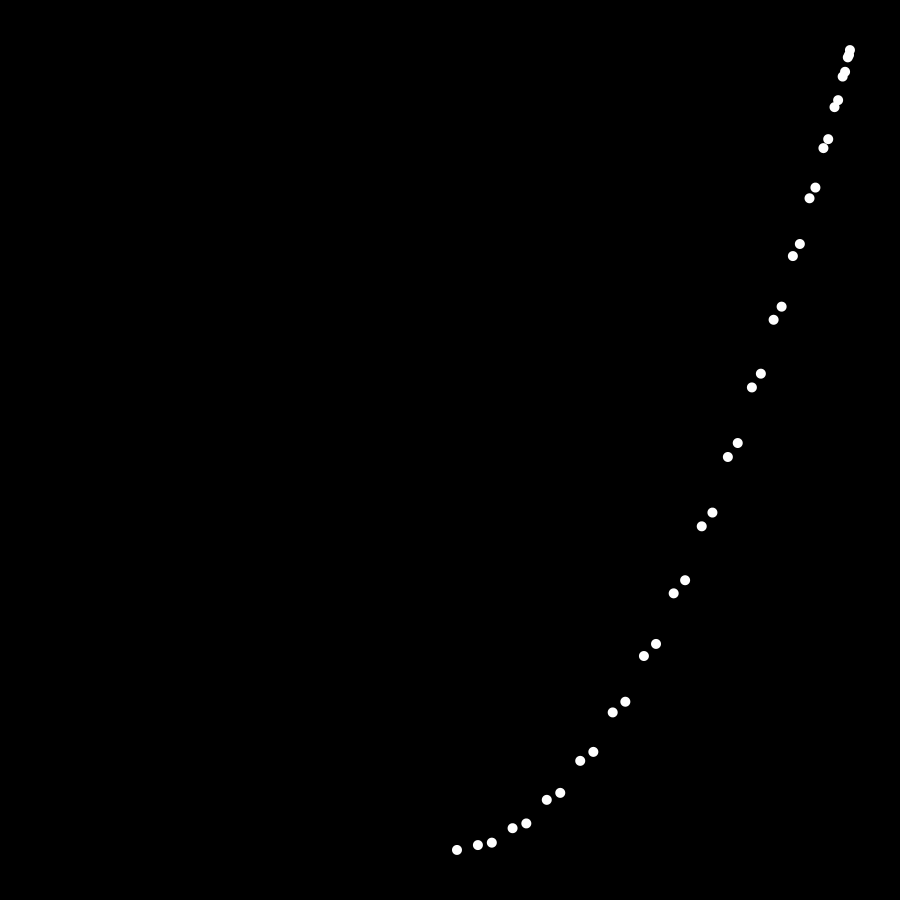
Frame 1 (no input)
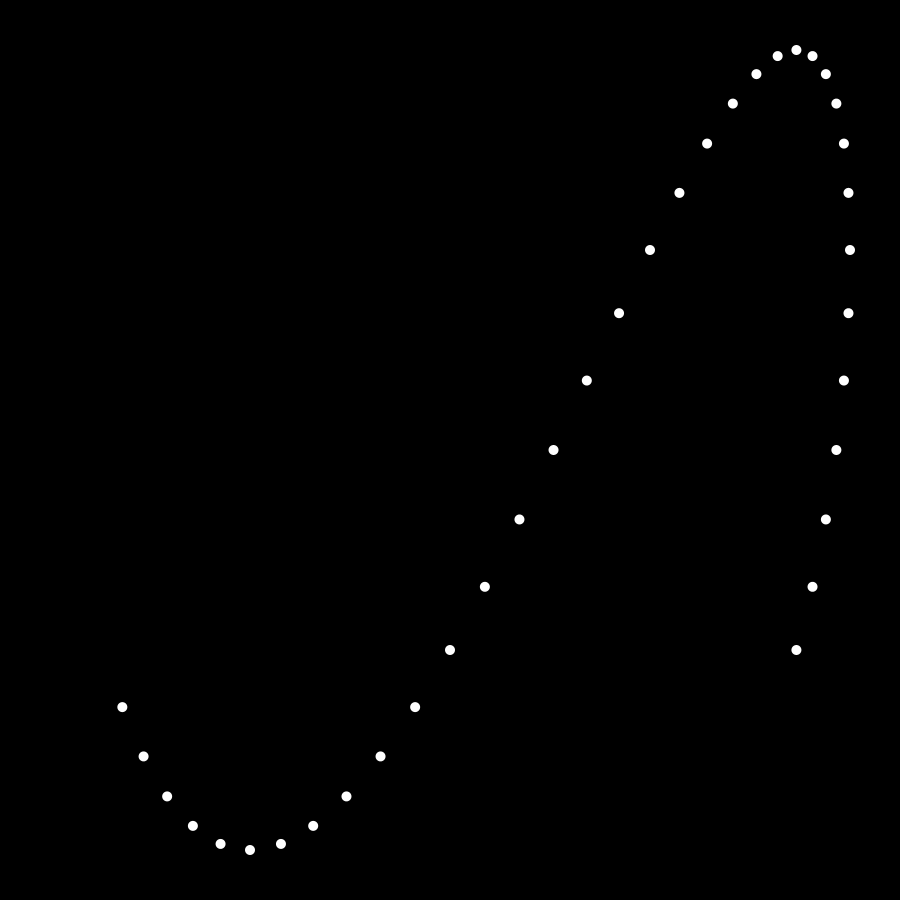
Frame 60 (the mouse pressed at the canvas centre just before this capture)
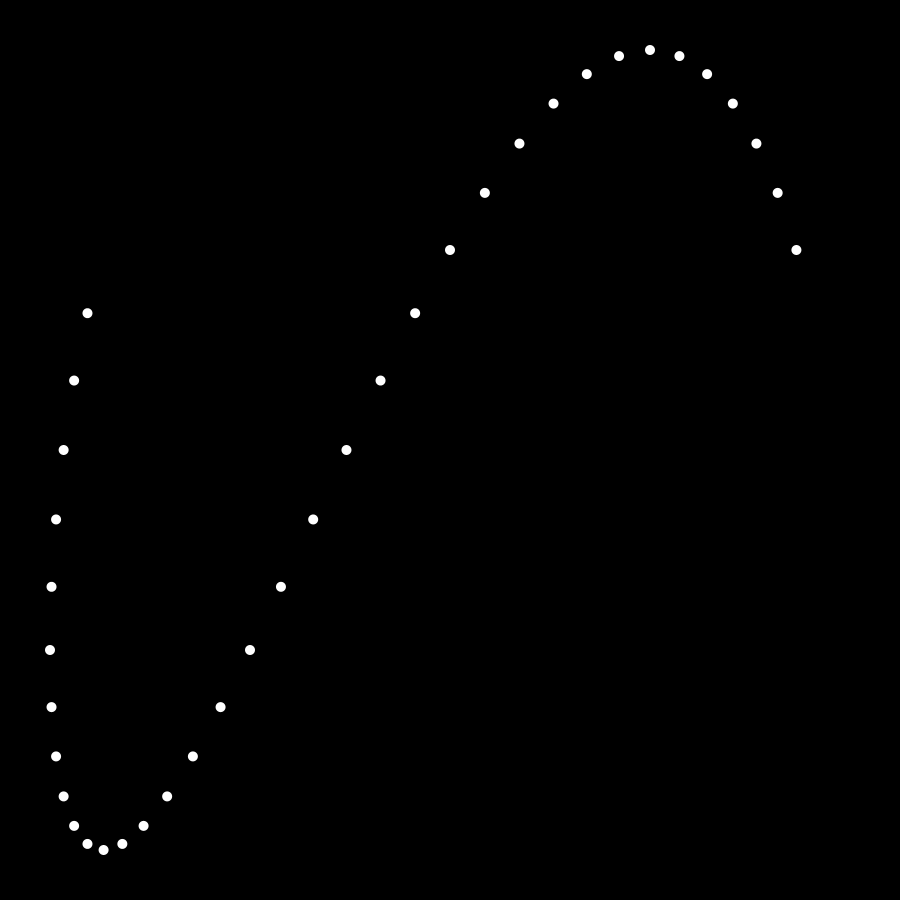
Frame 120 (the mouse held since frame 60 and released just before this capture)

The Processing sketch that drew these frames (run headless with seeded random() and noise(); from frame 60 on, the mouse is pressed at the canvas centre):

// Processing sketch: sketch_200828d
// ── sketch_200828d.pde
// template from: https://timrodenbroeker.de/courses/bauhaus-coding-workshop/wave-figures/

void setup(){
 size(900,900); 

}

void draw(){
  background(0);
  translate(width/2,height/2);
  
  // The amount of elements
  float amount = 36;
  
  // The size of the figure
  float magnitude = 400;
  
  fill(255);
  noStroke();
  
  for(int i = 0; i < amount; i++){
    
    // wave1 alters the x-axis
    float wave1 = sin(radians(frameCount + i * 5)) * magnitude;
    
    // wave2 alters the y-axis
    float wave2 = cos(radians(frameCount + i * 10)) * magnitude;
    
    ellipse(wave1,wave2,10,10);
    
  }

}
